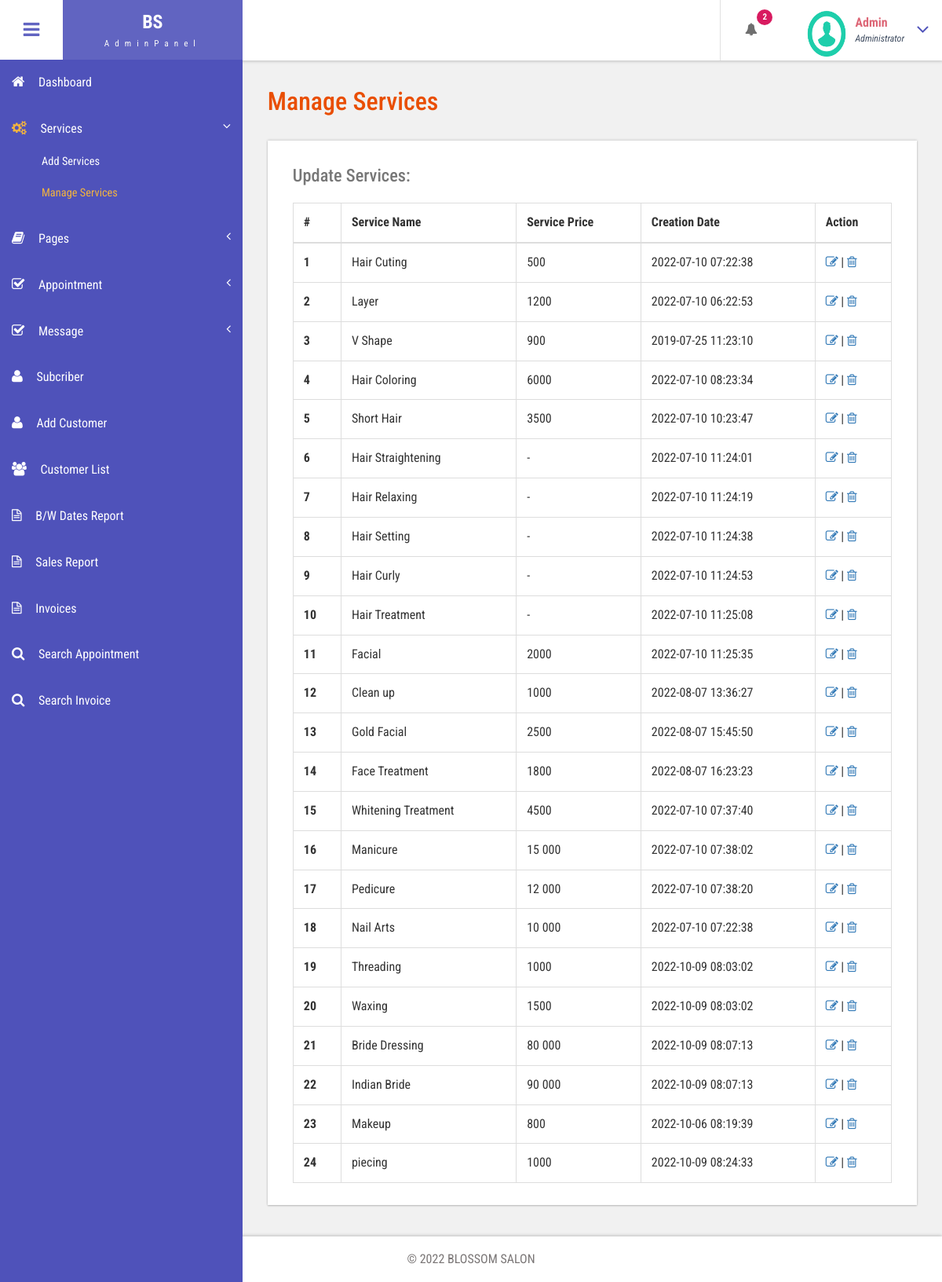
Screenshot of /admin/manage-services.php (signed in) with the database file from the repository.
### tables this page shows
CREATE TABLE `tblservices` (
  `ID` int(10) NOT NULL,
  `ServiceName` varchar(200) DEFAULT NULL,
  `Description` mediumtext DEFAULT NULL,
  `Cost` varchar(10) DEFAULT NULL,
  `CreationDate` timestamp NULL DEFAULT current_timestamp()
);

### admin/manage-services.php (the view, shortened to what this page needs)
<?php
include('includes/dbconnection.php');
if (strlen($_SESSION['bpmsaid']==0)) {
  header('location:logout.php');
  } else{
  ?>
<!DOCTYPE HTML>
<html>
<head>
<link href="css/bootstrap.css" rel='stylesheet' type='text/css' />
<link href="css/style.css" rel='stylesheet' type='text/css' />
<link href="css/font-awesome.css" rel="stylesheet">
<link href="css/animate.css" rel="stylesheet" type="text/css" media="all">
<link href="css/custom.css" rel="stylesheet">
</head>
<body class="cbp-spmenu-push">
	<div class="main-content">
		 <?php include_once('includes/sidebar.php');?>
		 <?php include_once('includes/header.php');?>
		<div id="page-wrapper">
			<div class="main-page">
				<div class="tables">
					<h3 class="title1">Manage Services</h3>
					<div class="table-responsive bs-example widget-shadow">
						<h4>Update Services:</h4>
						<table class="table table-bordered"> <thead> <tr> <th>#</th> <th>Service Name</th> <th>Service Price</th> <th>Creation Date</th><th>Action</th> </tr> </thead> <tbody>
<?php
$ret=mysqli_query($con,"select *from  tblservices");
$cnt=1;
while ($row=mysqli_fetch_array($ret)) {
?>
						 <tr> <th scope="row"><?php echo $cnt;?></th> <td><?php  echo $row['ServiceName'];?></td> <td><?php  echo $row['Cost'];?></td><td><?php  echo $row['CreationDate'];?></td> <td><a href="edit-services.php?editid=<?php echo $row['ID'];?>"><i class="fa fa-edit"></i></a> |
<a href="manage-services.php?action=delete&&id=<?php echo $row['ID'];?>"><i class="fa fa-trash-o" aria-hidden="true"></i></a>
						 	</td> </tr>   <?php
$cnt=$cnt+1;
}?></tbody> </table>
					</div>
				</div>
			</div>
		</div>
		 <?php include_once('includes/footer.php');?>
	</div>
</body>
</html>
<?php }  ?>

### admin/includes/sidebar.php (shortened to what this page needs)
  <div class=" sidebar" role="navigation">
            <div class="navbar-collapse">
        <nav class="cbp-spmenu cbp-spmenu-vertical cbp-spmenu-left" id="cbp-spmenu-s1">
          <ul class="nav" id="leftCol" style="margin-top:7% ;">
            <li>
              <a href="dashboard.php"><i class="fa fa-home nav_icon"></i>Dashboard</a>
            </li>
            <li>
              <a href="add-services.php"><i class="fa fa-cogs nav_icon"></i>Services<span class="fa arrow"></span> </a>
              <ul class="nav nav-second-level collapse">
                <li>
                  <a href="add-services.php">Add Services</a>
                </li>
                <li>
                  <a href="manage-services.php">Manage Services</a>
                </li>
              </ul>
            </li>
            <li class="">
              <a href="about-us.php"><i class="fa fa-book nav_icon"></i>Pages <span class="fa arrow"></span></a>
            </li>
            <li>
              <a href="all-appointment.php"><i class="fa fa-check-square-o nav_icon"></i>Appointment<span class="fa arrow"></span></a>
            </li>
			<li>
              <a href="message.php"><i class="fa fa-check-square-o nav_icon"></i>Message<span class="fa arrow"></span></a>
			 </li>
           <li>
              <a href="subcriber.php" class="chart-nav"><i class="fa fa-user nav_icon"></i>Subcriber</a>
            </li>
            <li>
              <a href="add-customer.php" class="chart-nav"><i class="fa fa-user nav_icon"></i>Add Customer</a>
            </li>
             <li>
              <a href="customer-list.php" class="chart-nav"><i class="fa fa-users nav_icon"></i>Customer List</a>
            </li>
<li>
              <a href="bwdates-reports-ds.php" class="chart-nav"><i class="fa fa-file-text-o nav_icon"></i>B/W Dates Report</a>
            </li><li>
              <a href="sales-reports.php" class="chart-nav"><i class="fa fa-file-text-o nav_icon"></i>Sales Report</a>
            </li>
    <li>
              <a href="invoices.php" class="chart-nav"><i class="fa fa-file-text-o nav_icon"></i>Invoices</a>
            </li>
            <li>
              <a href="search-appointment.php" class="chart-nav"><i class="fa fa-search nav_icon"></i>Search Appointment</a>
            </li>
            <li>
              <a href="search-invoices.php" class="chart-nav"><i class="fa fa-search nav_icon"></i>Search Invoice</a>
            </li>
          </ul>
        </nav>
      </div>
    </div>

### admin/includes/header.php (shortened to what this page needs)
<div class="sticky-header header-section ">
      <div class="header-left">
        <button id="showLeftPush"><i class="fa fa-bars"></i></button>
        <div class="logo">
          <a href="index.html">
            <h1>BS</h1>
            <span>AdminPanel</span>
          </a>
        </div>
      </div>
      <div class="header-right">
        <div class="profile_details_left">
          <ul class="nofitications-dropdown">
            <?php
$ret1=mysqli_query($con,"select ID,Name from  tblappointment where Status=''");
$num=mysqli_num_rows($ret1);
?>
            <li class="dropdown head-dpdn">
              <a href="#" class="dropdown-toggle" data-toggle="dropdown" aria-expanded="false"><i class="fa fa-bell"></i><span class="badge blue"><?php echo $num;?></span></a>
            </li>
          </ul>
          <div class="clearfix"> </div>
        </div>
        <div class="profile_details">
        <?php
$adid=$_SESSION['bpmsaid'];
$ret=mysqli_query($con,"select AdminName from tbladmin where ID='$adid'");
$row=mysqli_fetch_array($ret);
$name=$row['AdminName'];
?>
          <ul>
            <li class="dropdown profile_details_drop">
              <a href="#" class="dropdown-toggle" data-toggle="dropdown" aria-expanded="false">
                <div class="profile_img">
                  <span class="prfil-img"><img src="images/download (1).png" alt="" width="50" height="60"> </span>
                  <div class="user-name">
                    <p><?php echo $name; ?></p>
                    <span>Administrator</span>
                  </div>
                  <i class="fa fa-angle-down lnr"></i>
                  <div class="clearfix"></div>
                </div>
              </a>
            </li>
          </ul>
        </div>
      </div>
      <div class="clearfix"> </div>
    </div>

### admin/includes/footer.php
<div class="footer">
   <p>&copy; 2022 BLOSSOM SALON</p>
</div>

### admin/css/custom.css (style rules this page uses)
#page-wrapper { padding:7em 2em 2.5em; background-color: #F1F1F1; }
.sidebar .arrow { float: right; }
.sidebar .fa.arrow:before { content: "\f104"; }
.sidebar .active>a>.fa.arrow:before { content: "\f107"; }
.sidebar .nav-second-level li, .sidebar .nav-third-level li { border-bottom: 0!important; margin-bottom: 0; }
.sidebar .nav-second-level li a { padding-left: 53px; font-size: .9em; }

### admin/includes/sidebar.php (style rules this page uses)
#leftCol { position: fixed; width: 309px; overflow-y: scroll; top: 0; bottom: 0; }

### rows the page displays
tblservices: ServiceName "Hair Cuting", Cost "500", CreationDate "2022-07-10 07:22:38"
tblservices: ServiceName "Layer", Cost "1200", CreationDate "2022-07-10 06:22:53"
tblservices: ServiceName "V Shape", Cost "900", CreationDate "2019-07-25 11:23:10"
tblservices: ServiceName "Hair Coloring", Cost "6000", CreationDate "2022-07-10 08:23:34"
tblservices: ServiceName "Short Hair", Cost "3500", CreationDate "2022-07-10 10:23:47"
tblservices: ServiceName "Hair Straightening", Cost "-", CreationDate "2022-07-10 11:24:01"
tblservices: ServiceName "Hair Relaxing", Cost "-", CreationDate "2022-07-10 11:24:19"
tblservices: ServiceName "Hair Setting", Cost "-", CreationDate "2022-07-10 11:24:38"
tblservices: ServiceName "Hair Curly", Cost "-", CreationDate "2022-07-10 11:24:53"
tblservices: ServiceName "Hair Treatment", Cost "-", CreationDate "2022-07-10 11:25:08"
tblservices: ServiceName "Facial", Cost "2000", CreationDate "2022-07-10 11:25:35"
tblservices: ServiceName "Clean up", Cost "1000", CreationDate "2022-08-07 13:36:27"
tblservices: ServiceName "Gold Facial", Cost "2500", CreationDate "2022-08-07 15:45:50"
tblservices: ServiceName "Face Treatment", Cost "1800", CreationDate "2022-08-07 16:23:23"
tblservices: ServiceName "Whitening Treatment", Cost "4500", CreationDate "2022-07-10 07:37:40"
tblservices: ServiceName "Manicure", Cost "15 000", CreationDate "2022-07-10 07:38:02"
tblservices: ServiceName "Pedicure", Cost "12 000", CreationDate "2022-07-10 07:38:20"
tblservices: ServiceName "Nail Arts", Cost "10 000", CreationDate "2022-07-10 07:22:38"
tblservices: ServiceName "Threading", Cost "1000", CreationDate "2022-10-09 08:03:02"
tblservices: ServiceName "Waxing", Cost "1500", CreationDate "2022-10-09 08:03:02"
tblservices: ServiceName "Bride Dressing", Cost "80 000", CreationDate "2022-10-09 08:07:13"
tblservices: ServiceName "Indian Bride", Cost "90 000", CreationDate "2022-10-09 08:07:13"
tblservices: ServiceName "Makeup", Cost "800", CreationDate "2022-10-06 08:19:39"
tblservices: ServiceName "piecing", Cost "1000", CreationDate "2022-10-09 08:24:33"

### other values shown
$num "2"
$name "Admin"
